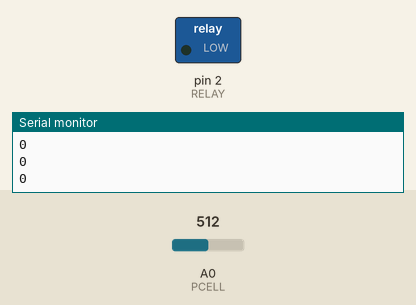
A sketch run on a simulated Arduino Uno, built with avr-gcc and run on an emulated ATmega328P. Shown: switched loads named in the sketch (green lamp = pin HIGH), the last lines printed to the serial monitor. The test bench sets the inputs (shaded band); at power-on: A0 (PCELL) = 512.

Above: at 1.2 s.
1.3 s: A0 (PCELL) set to 222
2.8 s: A0 (PCELL) set to 196
At 3.1 s:
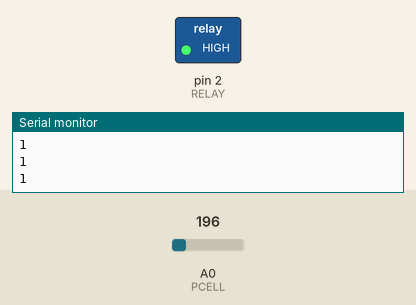
4.3 s: A0 (PCELL) set to 306
At 5.5 s:
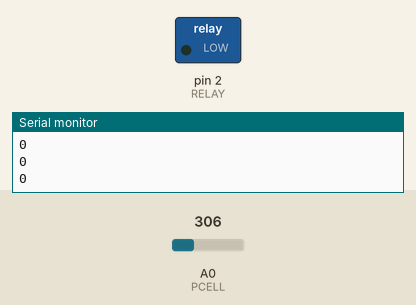
5.8 s: A0 (PCELL) set to 122
At 6.9 s:
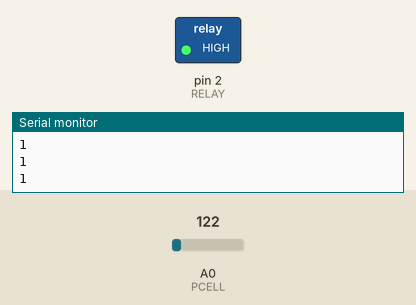
Timing chart, 0 to 8.3 s (numbered marks = the images above; inputs shaded):
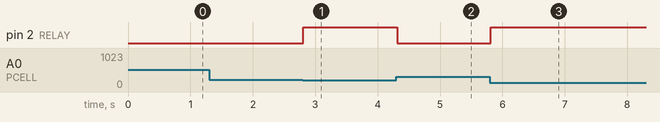

Measured:
- the behaviour switches between 205 and 204 on A0 (PCELL) (found by bisection; images 0 and 1)
- after the input at 2.8 s, pin 2 (RELAY): LOW → HIGH at once
- after the input at 4.3 s, pin 2 (RELAY): HIGH → LOW at once
- after the input at 5.8 s, pin 2 (RELAY): LOW → HIGH at once

The sketch:

relay.ino
```cpp
#define RELAY 2
#define PCELL A0

int sensorValue = 0;
int outputValue = 0;
int statusLuz = LOW;

void setup() {
  Serial.begin(9600);
  pinMode(RELAY, OUTPUT);
}

void loop() {
  loopPhotocell();
  loopRelay();
  delay(100);
}

void loopPhotocell() {
  sensorValue = analogRead(PCELL);
  outputValue = map(sensorValue, 0, 1023, 0, 255);

  if(outputValue<=50 && statusLuz==LOW) {
    statusLuz = HIGH;
  } else if (outputValue>50) {
    statusLuz = LOW;
  }
}

void loopRelay() {
  digitalWrite(RELAY, statusLuz);
  Serial.println(statusLuz);
}
```
